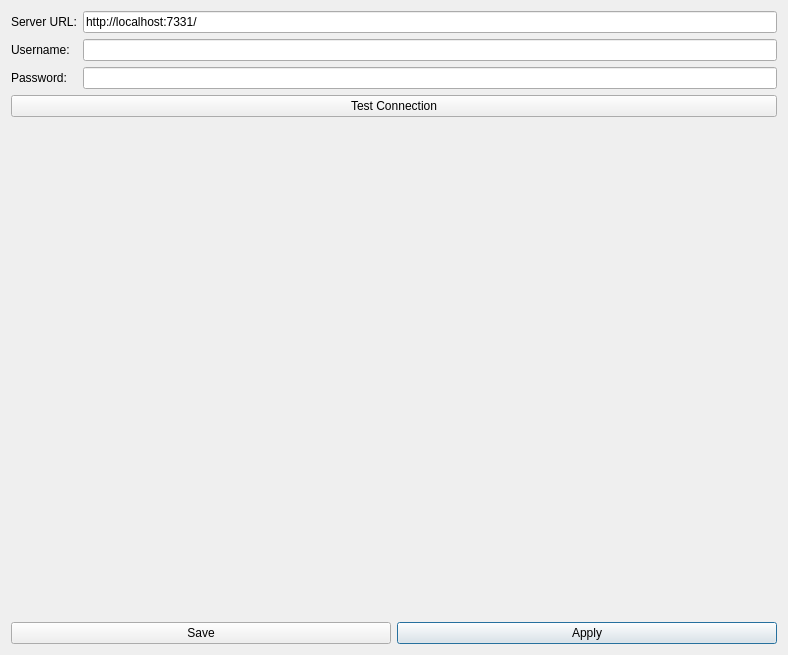
<?xml version="1.0" encoding="UTF-8"?>
<ui version="4.0">
 <class>Dialog</class>
 <widget class="QDialog" name="Dialog">
  <property name="geometry">
   <rect>
    <x>0</x>
    <y>0</y>
    <width>788</width>
    <height>655</height>
   </rect>
  </property>
  <property name="windowTitle">
   <string>Settings</string>
  </property>
  <layout class="QGridLayout" name="gridLayout">
   <item row="2" column="0">
    <spacer name="verticalSpacer">
     <property name="orientation">
      <enum>Qt::Vertical</enum>
     </property>
     <property name="sizeHint" stdset="0">
      <size>
       <width>20</width>
       <height>40</height>
      </size>
     </property>
    </spacer>
   </item>
   <item row="0" column="0" colspan="2">
    <layout class="QFormLayout" name="formLayout">
     <item row="0" column="0">
      <widget class="QLabel" name="label">
       <property name="text">
        <string>Server URL:</string>
       </property>
      </widget>
     </item>
     <item row="0" column="1">
      <widget class="QLineEdit" name="url_line_edit">
       <property name="text">
        <string>http://localhost:7331/</string>
       </property>
      </widget>
     </item>
     <item row="1" column="0">
      <widget class="QLabel" name="label_2">
       <property name="text">
        <string>Username:</string>
       </property>
      </widget>
     </item>
     <item row="1" column="1">
      <widget class="QLineEdit" name="username_line_edit"/>
     </item>
     <item row="2" column="0">
      <widget class="QLabel" name="label_3">
       <property name="text">
        <string>Password:</string>
       </property>
      </widget>
     </item>
     <item row="2" column="1">
      <widget class="QLineEdit" name="password_line_edit">
       <property name="echoMode">
        <enum>QLineEdit::Password</enum>
       </property>
      </widget>
     </item>
    </layout>
   </item>
   <item row="3" column="1">
    <widget class="QPushButton" name="apply_button">
     <property name="text">
      <string>Apply</string>
     </property>
    </widget>
   </item>
   <item row="3" column="0">
    <widget class="QPushButton" name="save_button">
     <property name="text">
      <string>Save</string>
     </property>
    </widget>
   </item>
   <item row="1" column="0" colspan="2">
    <widget class="QPushButton" name="test_connection_button">
     <property name="text">
      <string>Test Connection</string>
     </property>
    </widget>
   </item>
  </layout>
 </widget>
 <resources/>
 <connections>
  <connection>
   <sender>test_connection_button</sender>
   <signal>clicked()</signal>
   <receiver>Dialog</receiver>
   <slot>test_connection()</slot>
   <hints>
    <hint type="sourcelabel">
     <x>490</x>
     <y>140</y>
    </hint>
    <hint type="destinationlabel">
     <x>647</x>
     <y>289</y>
    </hint>
   </hints>
  </connection>
  <connection>
   <sender>apply_button</sender>
   <signal>clicked()</signal>
   <receiver>Dialog</receiver>
   <slot>apply()</slot>
   <hints>
    <hint type="sourcelabel">
     <x>502</x>
     <y>629</y>
    </hint>
    <hint type="destinationlabel">
     <x>613</x>
     <y>512</y>
    </hint>
   </hints>
  </connection>
  <connection>
   <sender>save_button</sender>
   <signal>clicked()</signal>
   <receiver>Dialog</receiver>
   <slot>save()</slot>
   <hints>
    <hint type="sourcelabel">
     <x>285</x>
     <y>622</y>
    </hint>
    <hint type="destinationlabel">
     <x>615</x>
     <y>440</y>
    </hint>
   </hints>
  </connection>
 </connections>
 <slots>
  <slot>test_connection()</slot>
  <slot>save()</slot>
  <slot>apply()</slot>
 </slots>
</ui>
